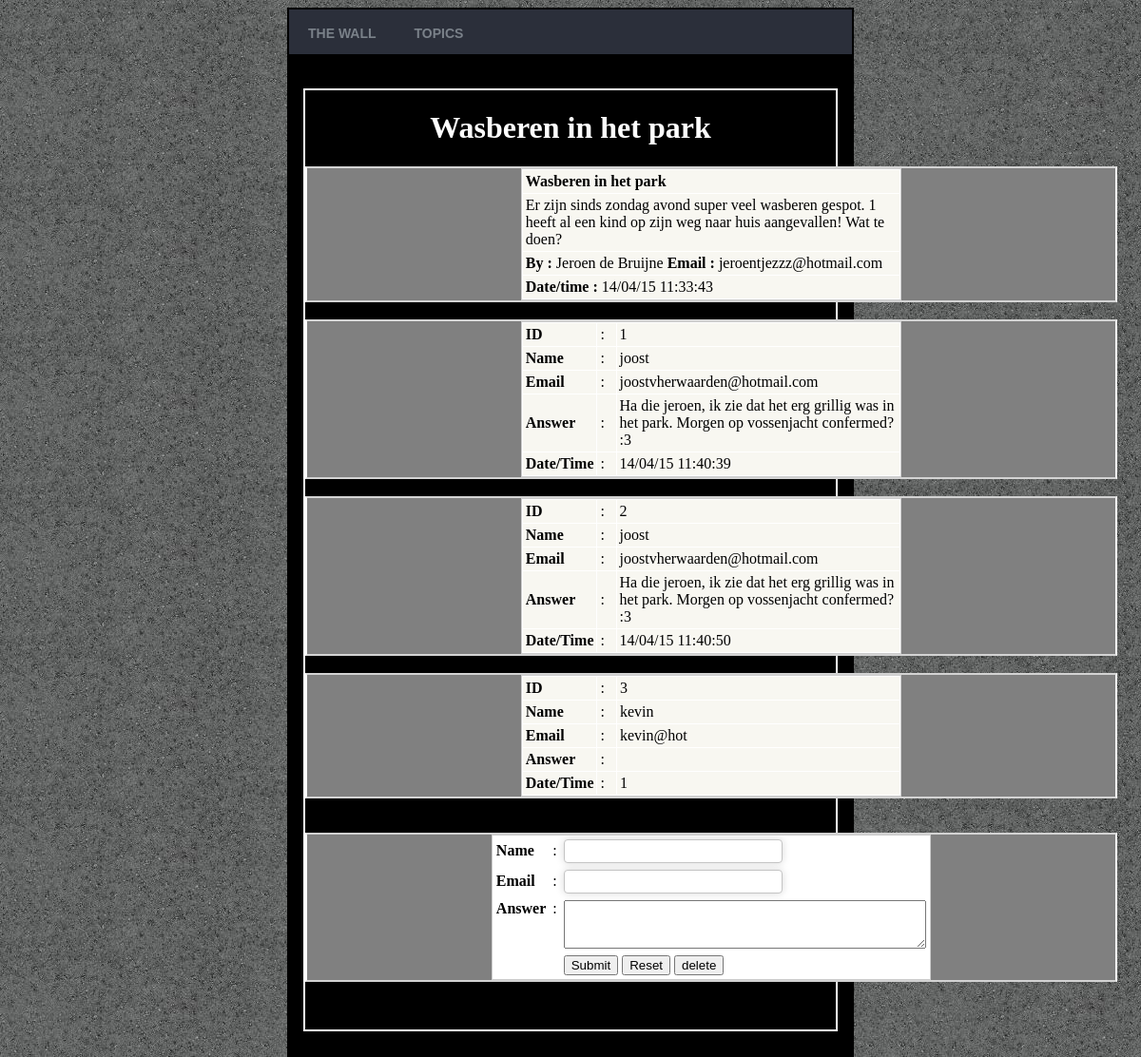
The page /muur/view_topic.php?id=2 (signed in) on the database its author committed.
### tables this page shows
CREATE TABLE IF NOT EXISTS `fquestions` (
  `id` int(4) NOT NULL AUTO_INCREMENT,
  `topic` varchar(255) NOT NULL DEFAULT '',
  `detail` longtext NOT NULL,
  `name` varchar(65) NOT NULL DEFAULT '',
  `email` varchar(65) NOT NULL DEFAULT '',
  `datetime` varchar(25) NOT NULL DEFAULT '',
  `view` int(4) NOT NULL DEFAULT '0',
  `reply` int(4) NOT NULL DEFAULT '0',
  PRIMARY KEY (`id`)
);

CREATE TABLE IF NOT EXISTS `fanswer` (
  `question_id` int(4) NOT NULL DEFAULT '0',
  `a_id` int(4) NOT NULL DEFAULT '0',
  `a_name` varchar(65) NOT NULL DEFAULT '',
  `a_email` varchar(65) NOT NULL DEFAULT '',
  `a_answer` longtext NOT NULL,
  `a_datetime` varchar(25) NOT NULL DEFAULT '',
  KEY `a_id` (`a_id`)
);

### muur/view_topic.php (the view, shortened to what this page needs)
<html>
<head>
<link rel="stylesheet" type="text/css" href="images_style/style.css">
</head>
<body>
	<div id="container">
    <?php include "menu1.php"; ?>
    <div id= "topics">
<?php
$tbl_name="fquestions";
$id=$_GET['id'];
$sql="SELECT * FROM $tbl_name WHERE id='$id'";
$result=mysql_query($sql);
$rows=mysql_fetch_array($result);
?>
<center><div id="titel"><h1><?php echo $rows['topic']; ?></h1></div></center>
<center><div id="topic">
<table width="400" border="0" align="center" cellpadding="0" cellspacing="1" bgcolor="#CCCCCC">
<tr>
<td><table width="100%" border="0" cellpadding="3" cellspacing="1" bordercolor="1" bgcolor="#FFFFFF">
<tr>
<td bgcolor="#F8F7F1"><strong><?php echo $rows['topic']; ?></strong></td>
</tr>
<tr>
<td bgcolor="#F8F7F1"><?php echo $rows['detail']; ?></td>
</tr>
<tr>
<td bgcolor="#F8F7F1"><strong>By :</strong> <?php echo $rows['name']; ?> <strong>Email : </strong><?php echo $rows['email'];?></td>
</tr>
<tr>
<td bgcolor="#F8F7F1"><strong>Date/time : </strong><?php echo $rows['datetime']; ?></td>
</tr>
</table></td>
</tr>
</table>
</div></center>
<BR>
<?php
$tbl_name2="fanswer";
$sql2="SELECT * FROM $tbl_name2 WHERE question_id='$id'";
$result2=mysql_query($sql2);
while($rows=mysql_fetch_array($result2)){
?>
<center><div id="topic">
<table width="400" border="0" align="center" cellpadding="0" cellspacing="1" bgcolor="#CCCCCC">
<tr>
<td><table width="100%" border="0" cellpadding="3" cellspacing="1" bgcolor="#FFFFFF">
<tr>
<td bgcolor="#F8F7F1"><strong>ID</strong></td>
<td bgcolor="#F8F7F1">:</td>
<td bgcolor="#F8F7F1"><?php echo $rows['a_id']; ?></td>
</tr>
<tr>
<td width="18%" bgcolor="#F8F7F1"><strong>Name</strong></td>
<td width="5%" bgcolor="#F8F7F1">:</td>
<td width="77%" bgcolor="#F8F7F1"><?php echo $rows['a_name']; ?></td>
</tr>
<tr>
<td bgcolor="#F8F7F1"><strong>Email</strong></td>
<td bgcolor="#F8F7F1">:</td>
<td bgcolor="#F8F7F1"><?php echo $rows['a_email']; ?></td>
</tr>
<tr>
<td bgcolor="#F8F7F1"><strong>Answer</strong></td>
<td bgcolor="#F8F7F1">:</td>
<td bgcolor="#F8F7F1"><?php echo $rows['a_answer']; ?></td>
</tr>
<tr>
<td bgcolor="#F8F7F1"><strong>Date/Time</strong></td>
<td bgcolor="#F8F7F1">:</td>
<td bgcolor="#F8F7F1"><?php echo $rows['a_datetime']; ?></td>
</tr>
</table></td>
</tr>
</table></div></center><br>
<?php
}
?>
<BR>
<center><div id="topic">
<table width="400" border="0" align="center" cellpadding="0" cellspacing="1" bgcolor="#CCCCCC">
<tr>
<form name="form1" style="max-width: 100%" class="form1" method="post" action="add_answer.php">
<td>
<table width="100%" border="0" cellpadding="3" cellspacing="1" bgcolor="#FFFFFF">
<tr>
<td width="18%"><strong>Name</strong></td>
<td width="3%">:</td>
<td width="79%"><input name="a_name" type="text" id="a_name" size="45"></td>
</tr>
<tr>
<td><strong>Email</strong></td>
<td>:</td>
<td><input name="a_email" type="text" id="a_email" size="45"></td>
</tr>
<tr>
<td valign="top"><strong>Answer</strong></td>
<td valign="top">:</td>
<td><textarea name="a_answer" cols="45" rows="3" id="a_answer"></textarea></td>
</tr>
<tr>
<td>&nbsp;</td>
<td><input name="id" type="hidden" value="<?php echo $id; ?>"></td>
<td><input type="submit" name="Submit" value="Submit"> <input type="reset" name="Submit2" value="Reset"> <input type="submit" name="delete" value="delete"></td>
</tr>
</table>
</td>
</form>
</tr>
</table>
</center>
</div>
<br>
<br>
</div>
</body>
</html>

### muur/menu1.php (shortened to what this page needs)
<html>
<link rel="stylesheet" type="text/css" href="images_style/style.css">
<div id='cssmenu'>
<ul>
   <li class='active has-sub1'><a href='thewall1.php'><span>The Wall</span></a>
   <li class='active has-sub'><a href='main_forum.php'><span>Topics</span></a>
   <li><a href=''><span></span></a></li>
   <li><a href=''><span></span></a></li>
   <li><a href='#'><span></span></a></li>
   <li><a href='#'><span></span></a></li>
   <li><a href='#'><span></span></a>
   </li>
</ul>
</div>
<br>
<br>
<html>

### muur/images_style/style.css (style rules this page uses)
body { background-image: url("bg.jpg"); }
h1 { color: white; }
#container { margin-right: auto; margin-left: auto; background-color: black; width: 50%; padding-bottom: 1000px; border: 2px solid black; }
#topics { background-color: solid-blue; margin-left: 2.5%; margin-right: 2.5%; border: 2px solid white; padding-bottom: 50px; }
#topic { border-left: 2px solid white; border-right: 2px solid white; border-bottom: 2px solid lightgray; border-top: 2px solid lightgray; background-color: gray; width: 850px; }
input[type="text"] { border: 1px solid #c4c4c4; height: 25px; width: 230px; font-size: 13px; padding: 4px 4px 4px 4px; border-radius: 4px; -moz-border-radius: 4px; -webkit-border-radius: 4px; box-shadow: 0px 0px 8px #d9d9d9; -moz-box-shadow: 0px 0px 8px #d9d9d9; -webkit-box-shadow: 0px 0px 8px #d9d9d9; }
#cssmenu ul { list-style: none; padding: 0; margin: 0; line-height: 1; bottom-border: 2px solid black; }
#cssmenu > ul { position: relative; display: block; background: #2b2f3a; width: 100%; z-index: 500; }
#cssmenu:after, #cssmenu > ul:after { content: "."; display: block; clear: both; visibility: hidden; line-height: 0; height: 0; }
#cssmenu > ul > li { display: inline-block; position: relative; margin: 0; padding: 0; }
#cssmenu ul li a { display: block; font-family: Helvetica, sans-serif; text-decoration: none; }
#cssmenu > ul > li > a { font-size: 14px; font-weight: bold; padding: 15px 20px; color: #7a8189; text-transform: uppercase; -webkit-transition: color 0.25s ease-out; -moz-transition: color 0.25s ease-out; -ms-transition: color 0.25s ease-out; -o-transition: color 0.25s ease-out; transition: color 0.25s ease-out; }
#cssmenu > ul > li.has-sub > a { padding-right: 32px; }
#cssmenu li.has-sub1::after { display: block; content: ""; position: absolute; width: 0; height: 0; }

### rows shown on the page
fquestions: topic "Wasberen in het park", detail "Er zijn sinds zondag avond super veel wasberen gespot. 1 heeft al een kind op zijn weg naar huis aangevallen! Wat te doen?", name "Jeroen de Bruijne", email "jeroentjezzz@hotmail.com", datetime "14/04/15 11:33:43"
fanswer: a_id "1", a_name "joost", a_email "joostvherwaarden@hotmail.com", a_answer "Ha die jeroen, ik zie dat het erg grillig was in het park. Morgen op vossenjacht confermed? :3", a_datetime "14/04/15 11:40:39"
fanswer: a_id "2", a_name "joost", a_email "joostvherwaarden@hotmail.com", a_answer "Ha die jeroen, ik zie dat het erg grillig was in het park. Morgen op vossenjacht confermed? :3", a_datetime "14/04/15 11:40:50"
fanswer: a_id "3", a_name "kevin", a_email "kevin@hot", a_datetime "1"
